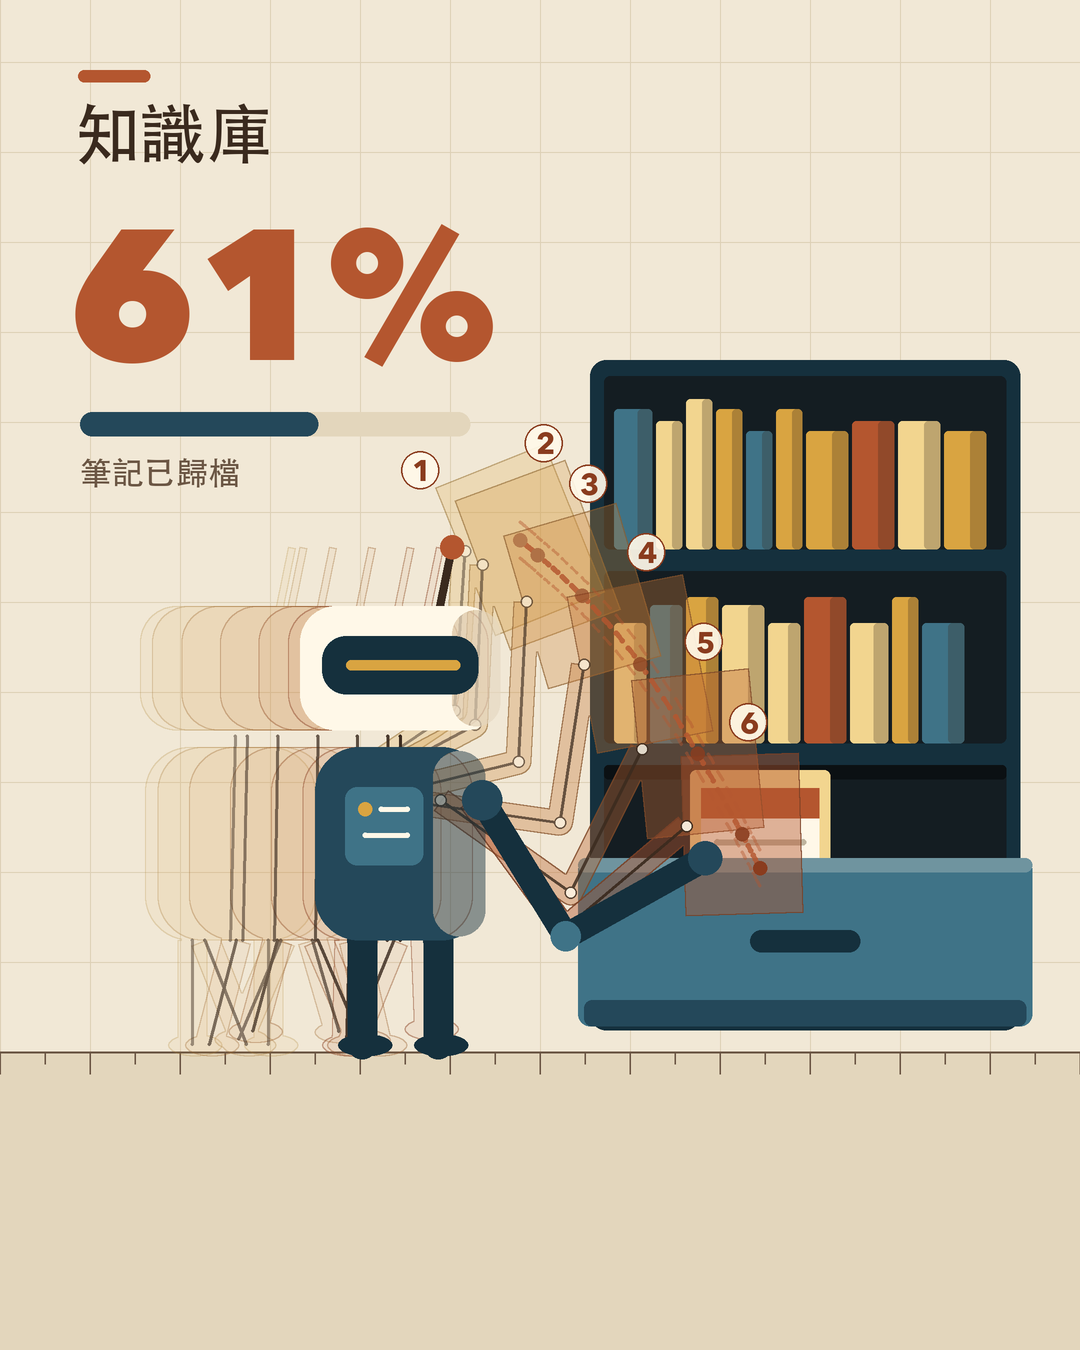

This chart was generated by the following Python code:
#!/usr/bin/env python3
"""chrono-motion sample (original artwork): an AI agent's arm, body and note card are shown
as 7 equal-time positions (multiple exposure) ending inside the knowledge base drawer.
Python 3 + PIL only. Deterministic. Writes sample.png (1080x1350)."""
import math, os, random
from PIL import Image, ImageDraw, ImageFont, ImageChops, ImageFilter

W, H, S = 1080, 1350, 2
GROUND = 1052                       # bottom ~22% stays calm
HERE = os.path.dirname(os.path.abspath(__file__))
CJK = '/System/Library/Fonts/STHeiti Medium.ttc'
AVN = '/System/Library/Fonts/Avenir Next.ttc'

def hx(s): return tuple(int(s[i:i + 2], 16) for i in (0, 2, 4))
PAPER, PAPER_D = hx('F1E8D6'), hx('E3D6BC')
GRID = hx('DDD0B6')
INK, INK_L = hx('3A2A1E'), hx('6B5644')
OCHRE, OCHRE_L = hx('D9A441'), hx('F2D58F')
SIENNA, SIENNA_D = hx('B4562F'), hx('8A3C1E')
SLATE, SLATE_L, SLATE_D = hx('24485A'), hx('3F7387'), hx('15303D')
CREAM = hx('FFF8E8')
HOLE, HOLE_D = hx('141D22'), hx('0B1013')

def font(path, size, idx=0): return ImageFont.truetype(path, int(size * S), index=idx)

def lerp(a, b, t): return a + (b - a) * t
def lerpc(a, b, t): return tuple(int(lerp(a[i], b[i], t)) for i in range(3))
def ease(t): return t * t * (3 - 2 * t)          # slow in / slow out
def P(pts): return [(x * S, y * S) for x, y in pts]

def _glyph(f, ch):
    im = Image.new('L', (int(f.size * 2), int(f.size * 2)), 0)
    ImageDraw.Draw(im).text((4, 4), ch, font=f, fill=255)
    return im.tobytes()

def check_glyphs(text, f):
    bad = _glyph(f, '\U0010ffff')
    for ch in text:
        if ch.isspace(): continue
        g = _glyph(f, ch)
        if g == bad or not any(g): raise SystemExit('missing glyph: %r' % ch)

class Layer:
    def __init__(self):
        self.im = Image.new('RGBA', (W * S, H * S), (0, 0, 0, 0))
        self.d = ImageDraw.Draw(self.im)
    def text(self, s, x, y, size, col, path=CJK, idx=0, a=255):
        f = font(path, size, idx)
        if path == CJK: check_glyphs(s, f)
        self.d.text((x * S, y * S), s, font=f, fill=col + (a,))
    def rr(self, box, r, col, a=255):
        self.d.rounded_rectangle([v * S for v in box], r * S, fill=col + (a,))
    def line(self, pts, w, col, a=255):
        self.d.line(P(pts), fill=col + (a,), width=int(w * S), joint='curve')
        for x, y in (pts[0], pts[-1]):
            self.d.ellipse([(x - w / 2) * S, (y - w / 2) * S, (x + w / 2) * S, (y + w / 2) * S], fill=col + (a,))
    def dot(self, x, y, r, col, a=255):
        self.d.ellipse([(x - r) * S, (y - r) * S, (x + r) * S, (y + r) * S], fill=col + (a,))

# ---------------------------------------------------------------- geometry
def ik(sh, hand, l1=160, l2=160):
    dx, dy = hand[0] - sh[0], hand[1] - sh[1]
    d = min(math.hypot(dx, dy), l1 + l2 - 1)
    a = math.atan2(dy, dx)
    c = (l1 * l1 + d * d - l2 * l2) / (2 * l1 * d)
    ang = a + math.acos(max(-1, min(1, c)))          # elbow bends downward
    return (sh[0] + l1 * math.cos(ang), sh[1] + l1 * math.sin(ang))

def card_pts(cx, cy, deg, w=118, h=160):
    r = math.radians(deg)
    def tf(x, y): return (cx + x * math.cos(r) - y * math.sin(r), cy + x * math.sin(r) + y * math.cos(r))
    return {'body': [tf(-w / 2, -h / 2), tf(w / 2, -h / 2), tf(w / 2, h / 2), tf(-w / 2, h / 2)],
            'head': [tf(-w / 2, -h / 2), tf(w / 2, -h / 2), tf(w / 2, -h / 2 + h * .19), tf(-w / 2, -h / 2 + h * .19)],
            'lines': [[tf(-w / 2 + 16, -h / 2 + h * (.34 + .15 * k)), tf(w / 2 - 16 - (24 if k == 3 else 0), -h / 2 + h * (.34 + .15 * k))] for k in range(4)],
            'edge': tf(-w / 2 + 4, -10)}

def pose(i, n):
    """equal time steps; ease makes positions bunch up at both ends (slow in / slow out)"""
    t = i / (n - 1); e = ease(t)
    RX = lerp(230, 400, e)
    cx = lerp(520, 760, e); cy = lerp(540, 868, e) - 40 * math.sin(math.pi * e)
    deg = lerp(-22, 0, e)
    ph = 0 if i == n - 1 else i * 1.9
    return dict(t=t, RX=RX, card=(cx, cy, deg), ph=ph, lean=lerp(10, 0, e))

def robot_geo(p):
    RX, ph = p['RX'], p['ph']
    g = {}
    g['sh'] = (RX + p['lean'] + 82, GROUND - 252)
    cp = card_pts(*p['card'])
    g['hand'] = cp['edge']
    g['el'] = ik(g['sh'], g['hand'])
    hip = (RX, GROUND - 112)
    g['legs'] = []
    for s in (-1, 1):
        sw = math.sin(ph + (0 if s < 0 else math.pi))
        lift = max(0.0, math.cos(ph + (0 if s < 0 else math.pi))) * 16 if ph else 0
        g['legs'].append((RX + s * 38, GROUND - 112, RX + s * 38 + 44 * sw * (1 if ph else 0), GROUND - 8 - lift))
    g['body'] = (RX - 85, GROUND - 305, RX + 85, GROUND - 112)
    g['head'] = (RX - 100 + p['lean'], GROUND - 446, RX + 100 + p['lean'], GROUND - 322)
    g['ant'] = ((RX + p['lean'] + 40, GROUND - 446), (RX + p['lean'] + 52, GROUND - 505))
    g['neck'] = (RX + p['lean'] * .5, GROUND - 316)
    g['hip'] = hip
    return g, cp

def body_sil(m, g):
    d = ImageDraw.Draw(m)
    for (x0, y0, x1, y1) in g['legs']:
        d.line(P([(x0, y0), (x1, y1)]), fill=255, width=30 * S)
        d.ellipse([(x1 - 24) * S, (y1 - 10) * S, (x1 + 30) * S, (y1 + 12) * S], fill=255)
    d.rounded_rectangle([v * S for v in g['body']], 44 * S, fill=255)
    d.rounded_rectangle([v * S for v in g['head']], 36 * S, fill=255)
    d.line(P(list(g['ant'])), fill=255, width=8 * S)

def arm_sil(m, g, cp):
    d = ImageDraw.Draw(m)
    d.line(P([g['sh'], g['el'], g['hand']]), fill=255, width=26 * S, joint='curve')
    d.polygon(P(cp['body']), fill=255)

# ---------------------------------------------------------------- scene
def build():
    cv = Image.new('RGB', (W * S, H * S), PAPER)
    d = ImageDraw.Draw(cv)
    # Muybridge-style measuring grid on the wall (faint) and a ruled ground band
    for x in range(0, W + 1, 90): d.line([(x * S, 0), (x * S, GROUND * S)], fill=GRID, width=2)
    for y in range(GROUND, 0, -90): d.line([(0, y * S), (W * S, y * S)], fill=GRID, width=2)
    d.rectangle([0, GROUND * S, W * S, H * S], fill=PAPER_D)
    d.line([(0, GROUND * S), (W * S, GROUND * S)], fill=INK_L, width=4)
    for x in range(0, W + 1, 45):                                   # ground scale ticks
        d.line([(x * S, GROUND * S), (x * S, (GROUND + (22 if x % 90 == 0 else 12)) * S)], fill=INK_L, width=3)

    # knowledge base (right): three rows, bottom row is a drawer whose front hides the card
    sh = Layer()
    X0, X1, T, B = 590, 1020, 360, 1030
    rows = [T, T + 195, T + 389, B]
    sh.rr((X0, T, X1, B), 16, SLATE_D)
    rnd = random.Random(7)
    cols = [OCHRE, SIENNA, CREAM, SLATE_L, OCHRE_L]
    for r in range(2):
        y0, y1 = rows[r] + 16, rows[r + 1] - 6
        sh.rr((X0 + 14, y0, X1 - 14, y1), 6, HOLE)
        x = X0 + 24
        while x < X1 - 60:
            w = rnd.choice([26, 32, 38, 30, 42]); hgt = rnd.choice([128, 140, 150, 118]) if r == 0 else rnd.choice([120, 138, 146])
            hgt = min(hgt, y1 - y0 - 12)
            c = cols[rnd.randrange(len(cols))]
            sh.rr((x, y1 - hgt, x + w, y1), 4, c)
            sh.rr((x + w * .62, y1 - hgt, x + w, y1), 4, lerpc(c, INK, .28))
            x += w + 4
    sh.rr((X0 + 14, rows[2] + 16, X1 - 14, B - 14), 6, HOLE)
    sh.rr((X0 + 14, rows[2] + 16, X1 - 14, rows[2] + 30), 4, HOLE_D)
    sh.rr((690, 770, 830, 880), 6, OCHRE_L)                          # lit slot behind the card
    cv.paste(sh.im, (0, 0), sh.im)

    n = 7
    poses = [pose(i, n) for i in range(n)]
    gs = [robot_geo(p) for p in poses]

    # final card sits inside the drawer: drawn after the cavity, before the front plate
    g, cp = gs[-1]
    cd = Layer()
    cd.d.polygon(P(cp['body']), fill=CREAM + (255,))
    cd.d.polygon(P(cp['head']), fill=SIENNA + (255,))
    for ln in cp['lines']: cd.line(ln, 6, hx('BFB59F'))
    cv.paste(cd.im, (0, 0), cd.im)

    fr = Layer()                                                     # drawer front plate, lower half only
    fr.rr((X0 - 12, 858, X1 + 12, B - 4), 12, SLATE_L)
    fr.rr((X0 - 12, 858, X1 + 12, 872), 8, lerpc(SLATE_L, CREAM, .25))
    fr.rr((X0 - 12 + 6, 1000, X1 + 12 - 6, B - 4), 8, SLATE)
    fr.rr((750, 930, 860, 952), 11, SLATE_D)                         # handle slot
    cv.paste(fr.im, (0, 0), fr.im)

    # ghosts: successive exposures, older = fainter, colour drifts ochre -> sienna
    for i in range(n - 1):
        tt = i / (n - 2)
        col = lerpc(OCHRE, SIENNA, tt)
        mb = Image.new('L', (W * S, H * S), 0); body_sil(mb, gs[i][0])        # body: outline only, very faint
        eb = ImageChops.subtract(mb, mb.filter(ImageFilter.MinFilter(5)))
        cv.paste(Image.new('RGB', cv.size, lerpc(col, INK, .35)), (0, 0), eb.point(lambda v: int(v * (.22 + .25 * tt))))
        cv.paste(Image.new('RGB', cv.size, col), (0, 0), mb.point(lambda v: int(v * .07)))
        ma = Image.new('L', (W * S, H * S), 0); arm_sil(ma, *gs[i])           # arm + card: filled exposure
        ea = ImageChops.subtract(ma, ma.filter(ImageFilter.MinFilter(5)))
        cv.paste(Image.new('RGB', cv.size, col), (0, 0), ma.point(lambda v: int(v * (.22 + .22 * tt))))
        cv.paste(Image.new('RGB', cv.size, lerpc(col, INK, .5)), (0, 0), ea.point(lambda v: int(v * (.45 + .4 * tt))))

    # Marey-style skeleton + Balla-style path, drawn thin over the exposures
    ov = Layer()
    path = [gs[i][1]['edge'] for i in range(n)]
    cpts = []
    for i in range(121):                                             # dense arc through the card centres
        pp = pose_cont(i / 120.0); cpts.append((pp[0], pp[1]))
    for off, wd, al in ((-18, 3, 110), (18, 3, 110), (0, 5, 210)):
        for k in range(0, 120, 4):                                   # dashed Balla-style paths
            ov.line([(x, y + off) for x, y in cpts[k:k + 3]], wd, SIENNA, al)
    for i in range(n):
        g, cp = gs[i]; a = int(lerp(120, 255, i / (n - 1)))
        ov.line([g['sh'], g['el'], g['hand']], 3, INK, a)
        ov.line([g['neck'], g['hip']], 3, INK, a)
        for (x0, y0, x1, y1) in g['legs']: ov.line([(x0, y0), (x1, y1)], 3, INK, a)
        for pt in (g['sh'], g['el'], g['hand']): ov.dot(pt[0], pt[1], 6, CREAM, a); ov.d.ellipse([(pt[0] - 6) * S, (pt[1] - 6) * S, (pt[0] + 6) * S, (pt[1] + 6) * S], outline=INK + (a,), width=3)
        cx, cy, dg = poses[i]['card']
        ov.dot(cx, cy, 7, SIENNA_D, a)
        if i < n - 1:
            bx, by = (cx - 100, cy - 70) if i == 0 else (cx + 6, cy - 112)
            ov.dot(bx, by, 19, CREAM, 235); ov.d.ellipse([(bx - 19) * S, (by - 19) * S, (bx + 19) * S, (by + 19) * S], outline=SIENNA_D + (255,), width=3)
            ov.text(str(i + 1), bx - 8, by - 19, 30, SIENNA_D, AVN, 0)
    cv.paste(ov.im, (0, 0), ov.im)

    # the current (last) body, solid, drawn on top
    g, cp = gs[-1]
    fg = Layer(); p = poses[-1]
    for (x0, y0, x1, y1) in g['legs']:
        fg.line([(x0, y0), (x1, y1)], 30, SLATE_D)
        fg.d.ellipse([(x1 - 24) * S, (y1 - 10) * S, (x1 + 30) * S, (y1 + 12) * S], fill=SLATE_D + (255,))
    fg.line(list(g['ant']), 8, INK); fg.dot(g['ant'][1][0], g['ant'][1][1], 12, SIENNA)
    fg.rr(g['body'], 44, SLATE)
    fg.rr((g['body'][2] - 52, g['body'][1] + 4, g['body'][2], g['body'][3] - 4), 40, SLATE_D, 120)       # right-side shade
    fg.rr((g['body'][0] + 30, g['body'][1] + 40, g['body'][0] + 108, g['body'][1] + 118), 12, SLATE_L)      # chest panel
    fg.dot(g['body'][0] + 50, g['body'][1] + 62, 7, OCHRE)
    fg.line([(g['body'][0] + 66, g['body'][1] + 62), (g['body'][0] + 92, g['body'][1] + 62)], 5, CREAM)
    fg.line([(g['body'][0] + 50, g['body'][1] + 88), (g['body'][0] + 92, g['body'][1] + 88)], 5, CREAM)
    fg.rr(g['head'], 36, CREAM)
    hd = g['head']
    fg.rr((hd[2] - 48, hd[1] + 4, hd[2], hd[3] - 4), 30, hx('E5D7BF'), 160)
    fg.rr((hd[0] + 22, hd[1] + 30, hd[2] - 22, hd[1] + 88), 24, SLATE_D)       # visor
    fg.rr((hd[0] + 46, hd[1] + 54, hd[2] - 40, hd[1] + 64), 5, OCHRE)          # sensor bar
    fg.line([g['sh'], g['el'], g['hand']], 26, SLATE_D)
    fg.dot(g['sh'][0], g['sh'][1], 20, SLATE); fg.dot(g['el'][0], g['el'][1], 15, SLATE_L); fg.dot(g['hand'][0], g['hand'][1], 17, SLATE)
    cv.paste(fg.im, (0, 0), fg.im)

    # type block
    tx = Layer()
    tx.rr((78, 70, 150, 82), 6, SIENNA)
    tx.text('知識庫', 74, 100, 66, INK)
    tx.text('61%', 68, 176, 184, SIENNA, AVN, 8)
    tx.rr((80, 412, 470, 436), 12, PAPER_D); tx.rr((80, 412, 80 + 390 * .61, 436), 12, SLATE)
    tx.text('筆記已歸檔', 80, 456, 32, INK_L)
    cv.paste(tx.im, (0, 0), tx.im)
    return cv

def pose_cont(t):
    e = ease(t)
    return (lerp(520, 760, e), lerp(540, 868, e) - 40 * math.sin(math.pi * e))

if __name__ == '__main__':
    out = build().resize((W, H), Image.LANCZOS)
    out.save(os.path.join(HERE, 'sample.png'))
